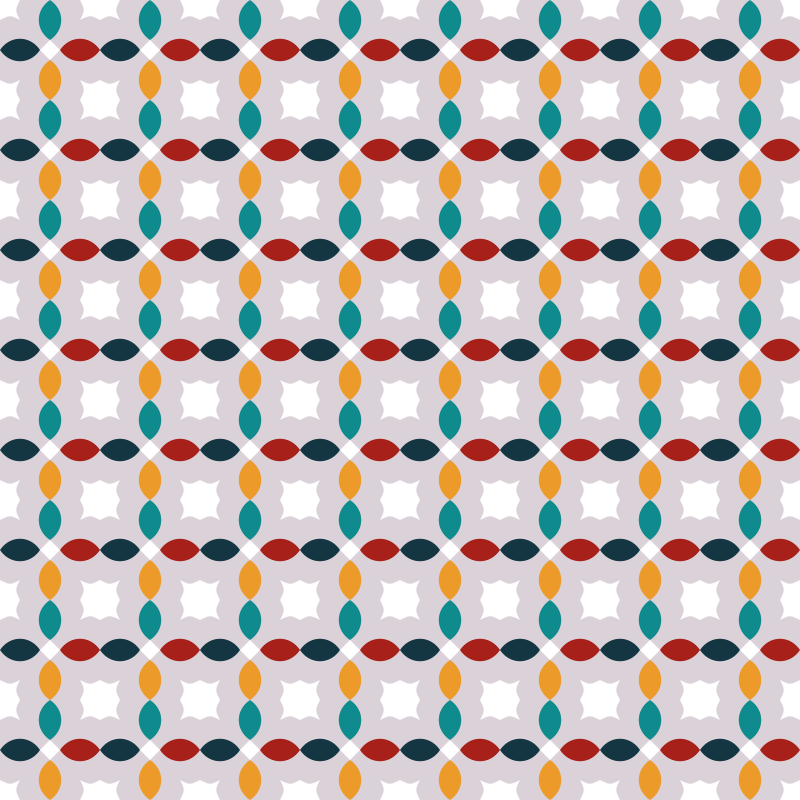
Frame 1 (no input)
Frame 60 (the mouse pressed at the canvas centre just before this capture): identical to frame 1, image omitted
Frame 120 (the mouse held since frame 60 and released just before this capture): identical to frame 1, image omitted

The Processing sketch that drew this single still picture (run headless with seeded random() and noise(); from frame 60 on, the mouse is pressed at the canvas centre):

// Processing sketch: cluster
// ── cluster.pde
void setup(){
background(#DAD2D8);
size(800,800);
}

String mode="one";
void draw(){
  background(#DAD2D8);
  if(mode.equals("one")){
    for(int i=0;i<=700;i+=100){
      for(int j=0; j<=700; j+=100){
        makeCluster(i,j);
      }
    }
  }else if(mode.equals("two")){
    for(int i=0;i<=700;i+=100){
      for(int j=0; j<=300; j+=100){
        makeCluster(i,j);
      }
      for(int j=300; j<=700; j+=200){
        makeCluster(i,j);
      }
    }
  }else if(mode.equals("three")){
    for(int i=0;i<=800;i+=150){
      for(int j=0; j<=800; j+=150){
        makeCluster(i,j);
      }
    }
  }
}

void mouseClicked(){
  if(mode.equals("one")){
    mode = "two";
  }else if(mode.equals("two")){
    mode = "three";
  }else if(mode.equals("three")){
    mode = "one";
  }
}

void makeCluster(int x, int y){
  //outer cirlce
  noStroke();
  //top petal
  fill(#0F8B8D);
  bezier(50+x,0+y,65+x,10+y,65+x,30+y,50+x,40+y);
  bezier(50+x,0+y,35+x,10+y,35+x,30+y,50+x,40+y);
  //bottom petal
  fill(#EC9A29);
  bezier(50+x,60+y,65+x,70+y,65+x,90+y,50+x,100+y);
  bezier(50+x,60+y,35+x,70+y,35+x,90+y,50+x,100+y);
  //left petal
  fill(#143642);
  bezier(0+x,50+y,10+x,65+y,30+x,65+y,40+x,50+y);
  bezier(0+x,50+y,10+x,35+y,30+x,35+y,40+x,50+y);
  //right petal
  fill(#A8201A);
  bezier(60+x,50+y,70+x,65+y,90+x,65+y,100+x,50+y);
  bezier(60+x,50+y,70+x,35+y,90+x,35+y,100+x,50+y);
  
  //middle square
  fill(#ffffff);
  beginShape();
  vertex(50+x,40+y);
  vertex(60+x,50+y);
  vertex(50+x,60+y);
  vertex(40+x,50+y);
  vertex(50+x,40+y);
  endShape();
  
  //corners
  //bottom left
  beginShape();
  vertex(0+x,80+y);
  bezierVertex(10+x,85+y,10+x,85+y,20+x,80+y);
  bezierVertex(15+x,90+y,15+x,90+y,20+x,100+y);
  vertex(0+x,100+y);
  endShape();
  //bottom right
  beginShape();
  vertex(100+x,80+y);
  bezierVertex(90+x,85+y,90+x,85+y,80+x,80+y);
  bezierVertex(85+x,90+y,85+x,90+y,80+x,100+y);
  vertex(100+x,100+y);
  endShape();
  //top left
  beginShape();
  vertex(0+x,20+y);
  bezierVertex(10+x,15+y,10+x,15+y,20+x,20+y);
  bezierVertex(15+x,10+y,15+x,10+y,20+x,0+y);
  vertex(0+x,0+y);
  endShape();
  //top right
  beginShape();
  vertex(100+x,20+y);
  bezierVertex(90+x,15+y,90+x,15+y,80+x,20+y);
  bezierVertex(85+x,10+y,85+x,10+y,80+x,0+y);
  vertex(100+x,0+y);
  endShape();
}
